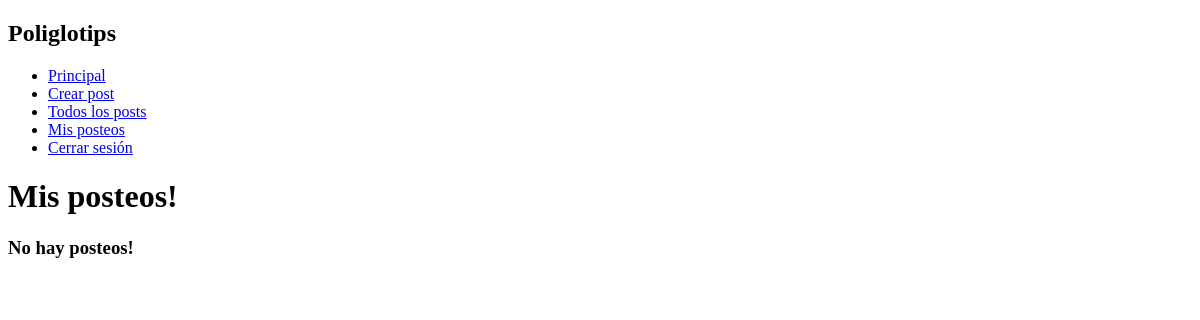
Page /misposteos (signed in) on the earlier database version.
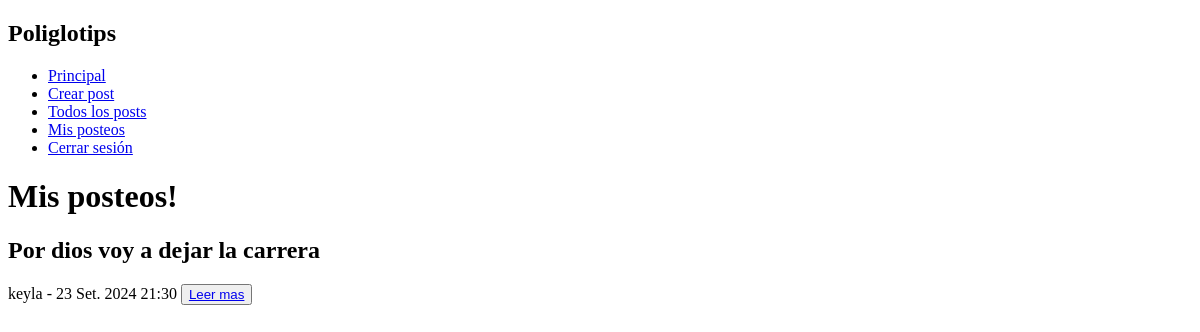
Same page on the later database version.
### post/models.py (models this page shows, shortened)
class Post (models.Model):
    titulo = models.TextField(max_length=75)
    contenido = models.TextField()
    autor = models.ForeignKey(User, on_delete=models.CASCADE, related_name='post_publicados')
    fecha_publicacion = models.DateTimeField(auto_now_add=True)

### post/views.py (the view)
# urls.py: path('misposteos', VerPosteosCreados.as_view(), name='mis_posteos'),
class VerPosteosCreados(LoginRequiredMixin, ListView):
    model = Post
    template_name = 'listar_post_creados.html'
    context_object_name = 'posteos'
    def get_queryset(self):
        return Post.objects.filter(autor=self.request.user)

### post/templates/listar_post_creados.html (shortened to what this page needs)
{%extends "base.html"%}
{%block content%}
    <h1>Mis posteos!</h1>
    {%include "listar_posteos.html"%}
{%endblock%}

### post/templates/listar_posteos.html
{%if posteos%}
    {%for post in posteos%}
        <div>
            <h2>{{post.titulo}}</h2>
            <span>{{post.autor.username}} - {{post.fecha_publicacion}}</span>
            <button><a href="{%url 'ver_post' id=post.id%}">Leer mas</a></button>
        </div>
    {%endfor%}
{%else%}
    <h3>No hay posteos!</h3>
{%endif%}

Differences in the rows shown:
added Post: titulo "Por dios voy a dejar la carrera", autor.username "keyla", fecha_publicacion "23 Set. 2024 21:30"
Other differences:
text no longer shown: "No hay posteos!"
